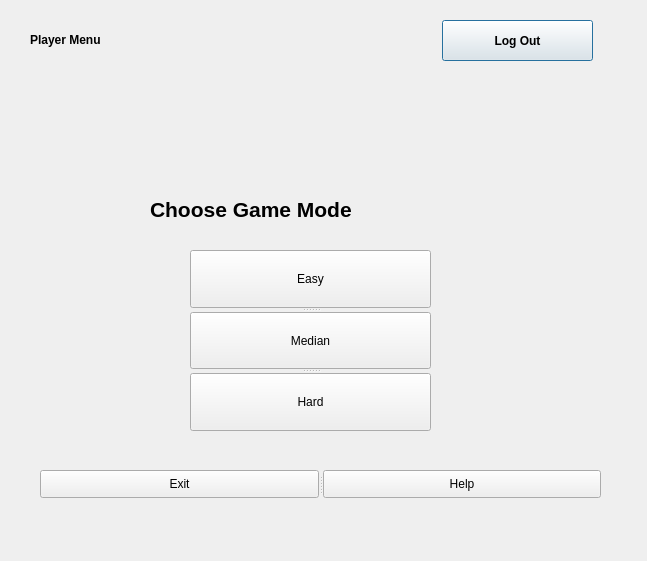
<?xml version="1.0" encoding="UTF-8"?>
<ui version="4.0">
 <class>difficultyLevel</class>
 <widget class="QDialog" name="difficultyLevel">
  <property name="geometry">
   <rect>
    <x>0</x>
    <y>0</y>
    <width>647</width>
    <height>561</height>
   </rect>
  </property>
  <property name="windowTitle">
   <string>Dialog</string>
  </property>
  <widget class="QLabel" name="playerMenu">
   <property name="geometry">
    <rect>
     <x>30</x>
     <y>30</y>
     <width>101</width>
     <height>19</height>
    </rect>
   </property>
   <property name="font">
    <font>
     <weight>75</weight>
     <bold>true</bold>
    </font>
   </property>
   <property name="text">
    <string>Player Menu</string>
   </property>
  </widget>
  <widget class="QPushButton" name="logOutButton">
   <property name="geometry">
    <rect>
     <x>442</x>
     <y>20</y>
     <width>151</width>
     <height>41</height>
    </rect>
   </property>
   <property name="font">
    <font>
     <weight>75</weight>
     <bold>true</bold>
    </font>
   </property>
   <property name="text">
    <string>Log Out</string>
   </property>
  </widget>
  <widget class="QLabel" name="gameModeLabel">
   <property name="geometry">
    <rect>
     <x>150</x>
     <y>190</y>
     <width>315</width>
     <height>39</height>
    </rect>
   </property>
   <property name="font">
    <font>
     <pointsize>16</pointsize>
     <weight>75</weight>
     <bold>true</bold>
    </font>
   </property>
   <property name="text">
    <string>Choose Game Mode</string>
   </property>
  </widget>
  <widget class="QSplitter" name="splitter">
   <property name="geometry">
    <rect>
     <x>40</x>
     <y>470</y>
     <width>561</width>
     <height>28</height>
    </rect>
   </property>
   <property name="orientation">
    <enum>Qt::Horizontal</enum>
   </property>
   <widget class="QPushButton" name="exitButton">
    <property name="text">
     <string>Exit</string>
    </property>
   </widget>
   <widget class="QPushButton" name="difficultyHelpButton">
    <property name="text">
     <string>Help</string>
    </property>
   </widget>
  </widget>
  <widget class="QSplitter" name="splitter_2">
   <property name="geometry">
    <rect>
     <x>190</x>
     <y>250</y>
     <width>241</width>
     <height>181</height>
    </rect>
   </property>
   <property name="orientation">
    <enum>Qt::Vertical</enum>
   </property>
   <widget class="QPushButton" name="pushButton">
    <property name="text">
     <string>Easy</string>
    </property>
   </widget>
   <widget class="QPushButton" name="pushButton_2">
    <property name="text">
     <string>Median</string>
    </property>
   </widget>
   <widget class="QPushButton" name="pushButton_3">
    <property name="text">
     <string>Hard</string>
    </property>
   </widget>
  </widget>
 </widget>
 <resources/>
 <connections/>
</ui>
